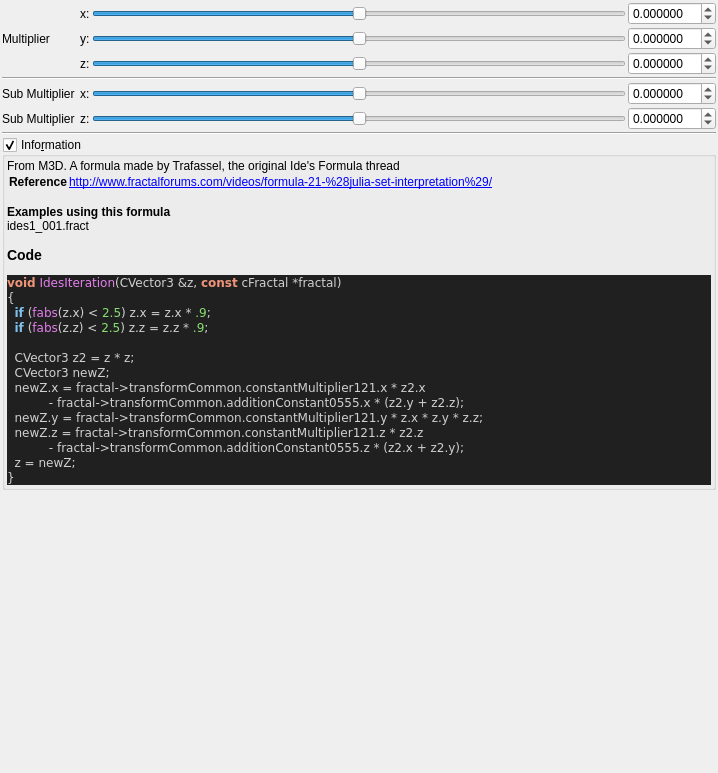
<?xml version="1.0" encoding="UTF-8"?>
<ui version="4.0">
 <class>ides</class>
 <widget class="QWidget" name="Form">
  <property name="geometry">
   <rect>
    <x>0</x>
    <y>0</y>
    <width>718</width>
    <height>773</height>
   </rect>
  </property>
  <property name="windowTitle">
   <string notr="true">ides</string>
  </property>
  <layout class="QVBoxLayout" name="verticalLayout">
   <property name="spacing">
    <number>2</number>
   </property>
   <property name="leftMargin">
    <number>2</number>
   </property>
   <property name="topMargin">
    <number>2</number>
   </property>
   <property name="rightMargin">
    <number>2</number>
   </property>
   <property name="bottomMargin">
    <number>2</number>
   </property>
   <item>
    <layout class="QGridLayout" name="gridLayout_64">
     <property name="spacing">
      <number>2</number>
     </property>
     <item row="6" column="3">
      <widget class="QSlider" name="slider3_transf_addition_constant_0555_z">
       <property name="sizePolicy">
        <sizepolicy hsizetype="Expanding" vsizetype="Maximum">
         <horstretch>0</horstretch>
         <verstretch>0</verstretch>
        </sizepolicy>
       </property>
       <property name="minimum">
        <number>-2000000</number>
       </property>
       <property name="maximum">
        <number>2000000</number>
       </property>
       <property name="value">
        <number>0</number>
       </property>
       <property name="sliderPosition">
        <number>0</number>
       </property>
       <property name="orientation">
        <enum>Qt::Horizontal</enum>
       </property>
      </widget>
     </item>
     <item row="1" column="4">
      <widget class="MyDoubleSpinBox" name="spinbox3_transf_constant_multiplier_121_x">
       <property name="sizePolicy">
        <sizepolicy hsizetype="Minimum" vsizetype="Maximum">
         <horstretch>0</horstretch>
         <verstretch>0</verstretch>
        </sizepolicy>
       </property>
       <property name="prefix">
        <string/>
       </property>
       <property name="suffix">
        <string/>
       </property>
       <property name="decimals">
        <number>6</number>
       </property>
       <property name="minimum">
        <double>-99.989999999999995</double>
       </property>
       <property name="maximum">
        <double>99.989999999999995</double>
       </property>
       <property name="singleStep">
        <double>0.100000000000000</double>
       </property>
      </widget>
     </item>
     <item row="2" column="1">
      <widget class="QLabel" name="label_267">
       <property name="text">
        <string>Multiplier</string>
       </property>
      </widget>
     </item>
     <item row="2" column="4">
      <widget class="MyDoubleSpinBox" name="spinbox3_transf_constant_multiplier_121_y">
       <property name="sizePolicy">
        <sizepolicy hsizetype="Minimum" vsizetype="Maximum">
         <horstretch>0</horstretch>
         <verstretch>0</verstretch>
        </sizepolicy>
       </property>
       <property name="prefix">
        <string/>
       </property>
       <property name="suffix">
        <string/>
       </property>
       <property name="decimals">
        <number>6</number>
       </property>
       <property name="minimum">
        <double>-99.989999999999995</double>
       </property>
       <property name="maximum">
        <double>99.989999999999995</double>
       </property>
       <property name="singleStep">
        <double>0.100000000000000</double>
       </property>
      </widget>
     </item>
     <item row="7" column="1" colspan="4">
      <widget class="Line" name="line_59">
       <property name="orientation">
        <enum>Qt::Horizontal</enum>
       </property>
      </widget>
     </item>
     <item row="2" column="3">
      <widget class="QSlider" name="slider3_transf_constant_multiplier_121_y">
       <property name="sizePolicy">
        <sizepolicy hsizetype="Expanding" vsizetype="Maximum">
         <horstretch>0</horstretch>
         <verstretch>0</verstretch>
        </sizepolicy>
       </property>
       <property name="minimum">
        <number>-5000000</number>
       </property>
       <property name="maximum">
        <number>5000000</number>
       </property>
       <property name="singleStep">
        <number>1</number>
       </property>
       <property name="orientation">
        <enum>Qt::Horizontal</enum>
       </property>
      </widget>
     </item>
     <item row="1" column="3">
      <widget class="QSlider" name="slider3_transf_constant_multiplier_121_x">
       <property name="sizePolicy">
        <sizepolicy hsizetype="Preferred" vsizetype="Preferred">
         <horstretch>0</horstretch>
         <verstretch>0</verstretch>
        </sizepolicy>
       </property>
       <property name="minimum">
        <number>-5000000</number>
       </property>
       <property name="maximum">
        <number>5000000</number>
       </property>
       <property name="singleStep">
        <number>1</number>
       </property>
       <property name="orientation">
        <enum>Qt::Horizontal</enum>
       </property>
      </widget>
     </item>
     <item row="4" column="1" colspan="4">
      <widget class="Line" name="line_56">
       <property name="orientation">
        <enum>Qt::Horizontal</enum>
       </property>
      </widget>
     </item>
     <item row="2" column="2">
      <widget class="QLabel" name="label_264">
       <property name="text">
        <string>y:</string>
       </property>
      </widget>
     </item>
     <item row="5" column="2">
      <widget class="QLabel" name="label_258">
       <property name="text">
        <string>x:</string>
       </property>
      </widget>
     </item>
     <item row="3" column="4">
      <widget class="MyDoubleSpinBox" name="spinbox3_transf_constant_multiplier_121_z">
       <property name="sizePolicy">
        <sizepolicy hsizetype="Minimum" vsizetype="Maximum">
         <horstretch>0</horstretch>
         <verstretch>0</verstretch>
        </sizepolicy>
       </property>
       <property name="prefix">
        <string/>
       </property>
       <property name="suffix">
        <string/>
       </property>
       <property name="decimals">
        <number>6</number>
       </property>
       <property name="minimum">
        <double>-99.989999999999995</double>
       </property>
       <property name="maximum">
        <double>99.989999999999995</double>
       </property>
       <property name="singleStep">
        <double>0.100000000000000</double>
       </property>
      </widget>
     </item>
     <item row="3" column="3">
      <widget class="QSlider" name="slider3_transf_constant_multiplier_121_z">
       <property name="sizePolicy">
        <sizepolicy hsizetype="Expanding" vsizetype="Maximum">
         <horstretch>0</horstretch>
         <verstretch>0</verstretch>
        </sizepolicy>
       </property>
       <property name="minimum">
        <number>-5000000</number>
       </property>
       <property name="maximum">
        <number>5000000</number>
       </property>
       <property name="singleStep">
        <number>1</number>
       </property>
       <property name="orientation">
        <enum>Qt::Horizontal</enum>
       </property>
      </widget>
     </item>
     <item row="3" column="2">
      <widget class="QLabel" name="label_266">
       <property name="text">
        <string>z:</string>
       </property>
      </widget>
     </item>
     <item row="1" column="2">
      <widget class="QLabel" name="label_257">
       <property name="text">
        <string>x:</string>
       </property>
      </widget>
     </item>
     <item row="5" column="1">
      <widget class="QLabel" name="label_146">
       <property name="text">
        <string>Sub Multiplier </string>
       </property>
      </widget>
     </item>
     <item row="6" column="1">
      <widget class="QLabel" name="label_147">
       <property name="text">
        <string>Sub Multiplier</string>
       </property>
      </widget>
     </item>
     <item row="6" column="2">
      <widget class="QLabel" name="label_268">
       <property name="text">
        <string>z:</string>
       </property>
      </widget>
     </item>
     <item row="5" column="3">
      <widget class="QSlider" name="slider3_transf_addition_constant_0555_x">
       <property name="sizePolicy">
        <sizepolicy hsizetype="Expanding" vsizetype="Maximum">
         <horstretch>0</horstretch>
         <verstretch>0</verstretch>
        </sizepolicy>
       </property>
       <property name="minimum">
        <number>-2000000</number>
       </property>
       <property name="maximum">
        <number>2000000</number>
       </property>
       <property name="value">
        <number>0</number>
       </property>
       <property name="sliderPosition">
        <number>0</number>
       </property>
       <property name="orientation">
        <enum>Qt::Horizontal</enum>
       </property>
      </widget>
     </item>
     <item row="5" column="4">
      <widget class="MyDoubleSpinBox" name="spinbox3_transf_addition_constant_0555_x">
       <property name="sizePolicy">
        <sizepolicy hsizetype="Minimum" vsizetype="Maximum">
         <horstretch>0</horstretch>
         <verstretch>0</verstretch>
        </sizepolicy>
       </property>
       <property name="prefix">
        <string/>
       </property>
       <property name="suffix">
        <string/>
       </property>
       <property name="decimals">
        <number>6</number>
       </property>
       <property name="minimum">
        <double>-99.998999999999995</double>
       </property>
       <property name="maximum">
        <double>99.998999999999995</double>
       </property>
       <property name="singleStep">
        <double>0.100000000000000</double>
       </property>
      </widget>
     </item>
     <item row="6" column="4">
      <widget class="MyDoubleSpinBox" name="spinbox3_transf_addition_constant_0555_z">
       <property name="sizePolicy">
        <sizepolicy hsizetype="Minimum" vsizetype="Maximum">
         <horstretch>0</horstretch>
         <verstretch>0</verstretch>
        </sizepolicy>
       </property>
       <property name="prefix">
        <string/>
       </property>
       <property name="suffix">
        <string/>
       </property>
       <property name="decimals">
        <number>6</number>
       </property>
       <property name="minimum">
        <double>-99.998999999999995</double>
       </property>
       <property name="maximum">
        <double>99.998999999999995</double>
       </property>
       <property name="singleStep">
        <double>0.100000000000000</double>
       </property>
      </widget>
     </item>
    </layout>
   </item>
   <item>
    <widget class="MyGroupBox" name="groupCheck_info">
     <property name="title">
      <string>Info&amp;rmation</string>
     </property>
     <property name="flat">
      <bool>false</bool>
     </property>
     <property name="checkable">
      <bool>true</bool>
     </property>
     <layout class="QVBoxLayout" name="verticalLayout_2">
      <property name="spacing">
       <number>2</number>
      </property>
      <property name="leftMargin">
       <number>2</number>
      </property>
      <property name="topMargin">
       <number>2</number>
      </property>
      <property name="rightMargin">
       <number>2</number>
      </property>
      <property name="bottomMargin">
       <number>2</number>
      </property>
      <item>
       <widget class="QLabel" name="label_code_content">
        <property name="text">
         <string notr="true">&lt;p&gt;From M3D. A formula made by Trafassel, the original Ide's Formula thread&lt;/p&gt;&lt;table&gt;
&lt;tr&gt;&lt;th&gt;Reference&lt;/th&gt;&lt;td&gt;&lt;a href=&quot;http://www.fractalforums.com/videos/formula-21-%28julia-set-interpretation%29/&quot;&gt;http://www.fractalforums.com/videos/formula-21-%28julia-set-interpretation%29/&lt;br&gt;
&lt;/td&gt;&lt;/tr&gt;
&lt;/table&gt;
&lt;b&gt;Examples using this formula&lt;/b&gt;&lt;br&gt;ides1_001.fract&lt;h3&gt;Code&lt;/h3&gt;
&lt;body style=&quot;background-color:#202020&quot;&gt;
&lt;pre style=&quot;color:#d0d0d0; background-color:#202020;  font-family:'Courier New',monospace;&quot;&gt;&lt;span style=&quot;color:#f09479; font-weight:bold&quot;&gt;void&lt;/span&gt; &lt;span style=&quot;color:#e47eed&quot;&gt;IdesIteration&lt;/span&gt;&lt;span style=&quot;color:#d0d0d0&quot;&gt;(&lt;/span&gt;CVector3 &lt;span style=&quot;color:#d0d0d0&quot;&gt;&amp;amp;&lt;/span&gt;z&lt;span style=&quot;color:#d0d0d0&quot;&gt;,&lt;/span&gt; &lt;span style=&quot;color:#f09479; font-weight:bold&quot;&gt;const&lt;/span&gt; cFractal &lt;span style=&quot;color:#d0d0d0&quot;&gt;*&lt;/span&gt;fractal&lt;span style=&quot;color:#d0d0d0&quot;&gt;)&lt;/span&gt;
&lt;span style=&quot;color:#d0d0d0&quot;&gt;{&lt;/span&gt;
  &lt;span style=&quot;color:#7ec0ee; font-weight:bold&quot;&gt;if&lt;/span&gt; &lt;span style=&quot;color:#d0d0d0&quot;&gt;(&lt;/span&gt;&lt;span style=&quot;color:#e47eed&quot;&gt;fabs&lt;/span&gt;&lt;span style=&quot;color:#d0d0d0&quot;&gt;(&lt;/span&gt;z&lt;span style=&quot;color:#d0d0d0&quot;&gt;.&lt;/span&gt;x&lt;span style=&quot;color:#d0d0d0&quot;&gt;) &amp;lt;&lt;/span&gt; &lt;span style=&quot;color:#87df71&quot;&gt;2.5&lt;/span&gt;&lt;span style=&quot;color:#d0d0d0&quot;&gt;)&lt;/span&gt; z&lt;span style=&quot;color:#d0d0d0&quot;&gt;.&lt;/span&gt;x &lt;span style=&quot;color:#d0d0d0&quot;&gt;=&lt;/span&gt; z&lt;span style=&quot;color:#d0d0d0&quot;&gt;.&lt;/span&gt;x &lt;span style=&quot;color:#d0d0d0&quot;&gt;*&lt;/span&gt; &lt;span style=&quot;color:#87df71&quot;&gt;.9&lt;/span&gt;&lt;span style=&quot;color:#d0d0d0&quot;&gt;;&lt;/span&gt;
  &lt;span style=&quot;color:#7ec0ee; font-weight:bold&quot;&gt;if&lt;/span&gt; &lt;span style=&quot;color:#d0d0d0&quot;&gt;(&lt;/span&gt;&lt;span style=&quot;color:#e47eed&quot;&gt;fabs&lt;/span&gt;&lt;span style=&quot;color:#d0d0d0&quot;&gt;(&lt;/span&gt;z&lt;span style=&quot;color:#d0d0d0&quot;&gt;.&lt;/span&gt;z&lt;span style=&quot;color:#d0d0d0&quot;&gt;) &amp;lt;&lt;/span&gt; &lt;span style=&quot;color:#87df71&quot;&gt;2.5&lt;/span&gt;&lt;span style=&quot;color:#d0d0d0&quot;&gt;)&lt;/span&gt; z&lt;span style=&quot;color:#d0d0d0&quot;&gt;.&lt;/span&gt;z &lt;span style=&quot;color:#d0d0d0&quot;&gt;=&lt;/span&gt; z&lt;span style=&quot;color:#d0d0d0&quot;&gt;.&lt;/span&gt;z &lt;span style=&quot;color:#d0d0d0&quot;&gt;*&lt;/span&gt; &lt;span style=&quot;color:#87df71&quot;&gt;.9&lt;/span&gt;&lt;span style=&quot;color:#d0d0d0&quot;&gt;;&lt;/span&gt;

  CVector3 z2 &lt;span style=&quot;color:#d0d0d0&quot;&gt;=&lt;/span&gt; z &lt;span style=&quot;color:#d0d0d0&quot;&gt;*&lt;/span&gt; z&lt;span style=&quot;color:#d0d0d0&quot;&gt;;&lt;/span&gt;
  CVector3 newZ&lt;span style=&quot;color:#d0d0d0&quot;&gt;;&lt;/span&gt;
  newZ&lt;span style=&quot;color:#d0d0d0&quot;&gt;.&lt;/span&gt;x &lt;span style=&quot;color:#d0d0d0&quot;&gt;=&lt;/span&gt; fractal&lt;span style=&quot;color:#d0d0d0&quot;&gt;-&amp;gt;&lt;/span&gt;transformCommon&lt;span style=&quot;color:#d0d0d0&quot;&gt;.&lt;/span&gt;constantMultiplier121&lt;span style=&quot;color:#d0d0d0&quot;&gt;.&lt;/span&gt;x &lt;span style=&quot;color:#d0d0d0&quot;&gt;*&lt;/span&gt; z2&lt;span style=&quot;color:#d0d0d0&quot;&gt;.&lt;/span&gt;x
           &lt;span style=&quot;color:#d0d0d0&quot;&gt;-&lt;/span&gt; fractal&lt;span style=&quot;color:#d0d0d0&quot;&gt;-&amp;gt;&lt;/span&gt;transformCommon&lt;span style=&quot;color:#d0d0d0&quot;&gt;.&lt;/span&gt;additionConstant0555&lt;span style=&quot;color:#d0d0d0&quot;&gt;.&lt;/span&gt;x &lt;span style=&quot;color:#d0d0d0&quot;&gt;* (&lt;/span&gt;z2&lt;span style=&quot;color:#d0d0d0&quot;&gt;.&lt;/span&gt;y &lt;span style=&quot;color:#d0d0d0&quot;&gt;+&lt;/span&gt; z2&lt;span style=&quot;color:#d0d0d0&quot;&gt;.&lt;/span&gt;z&lt;span style=&quot;color:#d0d0d0&quot;&gt;);&lt;/span&gt;
  newZ&lt;span style=&quot;color:#d0d0d0&quot;&gt;.&lt;/span&gt;y &lt;span style=&quot;color:#d0d0d0&quot;&gt;=&lt;/span&gt; fractal&lt;span style=&quot;color:#d0d0d0&quot;&gt;-&amp;gt;&lt;/span&gt;transformCommon&lt;span style=&quot;color:#d0d0d0&quot;&gt;.&lt;/span&gt;constantMultiplier121&lt;span style=&quot;color:#d0d0d0&quot;&gt;.&lt;/span&gt;y &lt;span style=&quot;color:#d0d0d0&quot;&gt;*&lt;/span&gt; z&lt;span style=&quot;color:#d0d0d0&quot;&gt;.&lt;/span&gt;x &lt;span style=&quot;color:#d0d0d0&quot;&gt;*&lt;/span&gt; z&lt;span style=&quot;color:#d0d0d0&quot;&gt;.&lt;/span&gt;y &lt;span style=&quot;color:#d0d0d0&quot;&gt;*&lt;/span&gt; z&lt;span style=&quot;color:#d0d0d0&quot;&gt;.&lt;/span&gt;z&lt;span style=&quot;color:#d0d0d0&quot;&gt;;&lt;/span&gt;
  newZ&lt;span style=&quot;color:#d0d0d0&quot;&gt;.&lt;/span&gt;z &lt;span style=&quot;color:#d0d0d0&quot;&gt;=&lt;/span&gt; fractal&lt;span style=&quot;color:#d0d0d0&quot;&gt;-&amp;gt;&lt;/span&gt;transformCommon&lt;span style=&quot;color:#d0d0d0&quot;&gt;.&lt;/span&gt;constantMultiplier121&lt;span style=&quot;color:#d0d0d0&quot;&gt;.&lt;/span&gt;z &lt;span style=&quot;color:#d0d0d0&quot;&gt;*&lt;/span&gt; z2&lt;span style=&quot;color:#d0d0d0&quot;&gt;.&lt;/span&gt;z
           &lt;span style=&quot;color:#d0d0d0&quot;&gt;-&lt;/span&gt; fractal&lt;span style=&quot;color:#d0d0d0&quot;&gt;-&amp;gt;&lt;/span&gt;transformCommon&lt;span style=&quot;color:#d0d0d0&quot;&gt;.&lt;/span&gt;additionConstant0555&lt;span style=&quot;color:#d0d0d0&quot;&gt;.&lt;/span&gt;z &lt;span style=&quot;color:#d0d0d0&quot;&gt;* (&lt;/span&gt;z2&lt;span style=&quot;color:#d0d0d0&quot;&gt;.&lt;/span&gt;x &lt;span style=&quot;color:#d0d0d0&quot;&gt;+&lt;/span&gt; z2&lt;span style=&quot;color:#d0d0d0&quot;&gt;.&lt;/span&gt;y&lt;span style=&quot;color:#d0d0d0&quot;&gt;);&lt;/span&gt;
  z &lt;span style=&quot;color:#d0d0d0&quot;&gt;=&lt;/span&gt; newZ&lt;span style=&quot;color:#d0d0d0&quot;&gt;;&lt;/span&gt;
&lt;span style=&quot;color:#d0d0d0&quot;&gt;}&lt;/span&gt;
&lt;/pre&gt;
&lt;/body&gt;</string>
        </property>
        <property name="wordWrap">
         <bool>true</bool>
        </property>
        <property name="openExternalLinks">
         <bool>true</bool>
        </property>
        <property name="textInteractionFlags">
         <set>Qt::LinksAccessibleByMouse|Qt::TextSelectableByMouse</set>
        </property>
       </widget>
      </item>
     </layout>
    </widget>
   </item>
   <item>
    <spacer name="verticalSpacer">
     <property name="orientation">
      <enum>Qt::Vertical</enum>
     </property>
     <property name="sizeHint" stdset="0">
      <size>
       <width>20</width>
       <height>40</height>
      </size>
     </property>
    </spacer>
   </item>
  </layout>
 </widget>
 <customwidgets>
  <customwidget>
   <class>MyDoubleSpinBox</class>
   <extends>QDoubleSpinBox</extends>
   <header>my_double_spin_box.h</header>
  </customwidget>
  <customwidget>
   <class>MyGroupBox</class>
   <extends>QGroupBox</extends>
   <header>my_group_box.h</header>
   <container>1</container>
  </customwidget>
 </customwidgets>
 <resources/>
 <connections/>
</ui>
